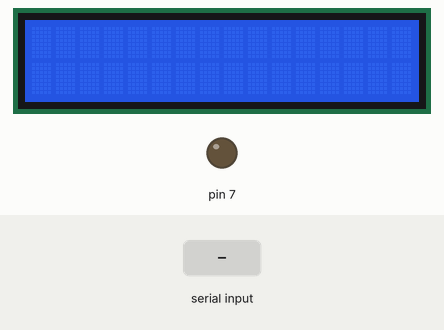
Recording of a sketch running on a simulated Arduino Uno, built with avr-gcc and run on an emulated ATmega328P. Shown: 16×2 character LCD, output pins drawn as LEDs (lit = HIGH). The inputs (shaded band) are chosen by the test bench. What the sketch prints to the serial monitor is not drawn.

Above: at 1.2 s.
1.3 s: "1" received over Serial
At 2.5 s:
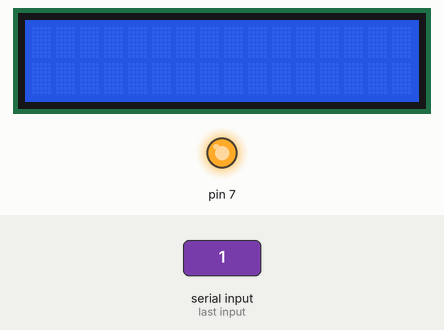
2.8 s: "2" received over Serial
At 3.8 s:
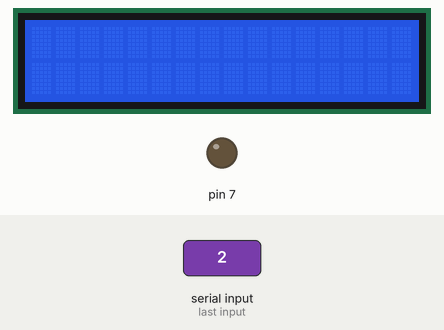
4.3 s: "0" received over Serial
At 4.9 s:
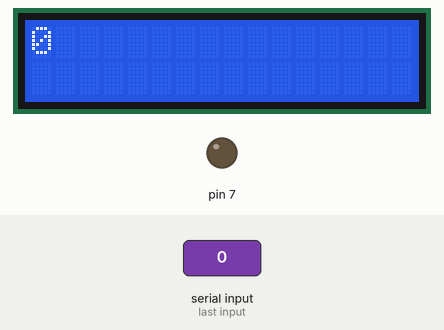
Timing chart, 0 to 7.3 s (numbered marks = the images above; inputs shaded):
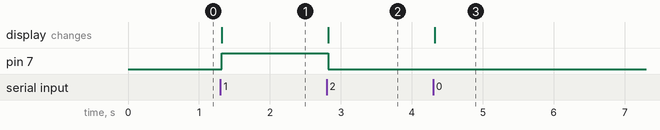

The sketch:

RealTimeProject.ino
```cpp
#include <LiquidCrystal.h>
char str[34],L=2;
int draft=0,i=0;
int Pass=0,p=0;
 int c,x,d;
LiquidCrystal lcd(11,10,5,4,3,2);
void setup()
{
 Serial.begin(9600);
    pinMode(7,OUTPUT);
  lcd.begin(16, 2);
}
void loop()
{
  if(draft==1)
  {
    check();
     draft=0;
    i=0;
    delay(1000);
  }

}
void serialEvent()
 {
      while (Serial.available())
      {
      char inChar=Serial.read();
      str[i++]=inChar;
      delay(10);
      }
       for (p=i+1;p<34;p++)
      {
        str[i++]=32;
      }
    draft=1;
  Serial.write(str);
  lcd.setCursor(0, 0);
 lcd.print(str);
  if(i>16)
  {
    d=16;
    for (x=0;x<=17;x++)
    {
    lcd.setCursor(x,2);
    lcd.print(str[d]);
    d++;
    }
  }
 }
void check()
{
if(!(strncmp(str,"1",1)))
  {
   digitalWrite(7,50);
   lcd.clear();
  }
  else if(!(strncmp(str,"2",1)))
  {
   digitalWrite(7,LOW);
   lcd.clear();
  }
}
```

Measured:
- after the input at 1.3 s, pin 7: LOW → HIGH at once; the display: first changes at once (image 1 shows a later state)
- after the input at 2.8 s, pin 7: HIGH → LOW at once; the display: first changes at once (image 2 shows a later state)
- after the input at 4.3 s, the display: changes at once (image 3)
